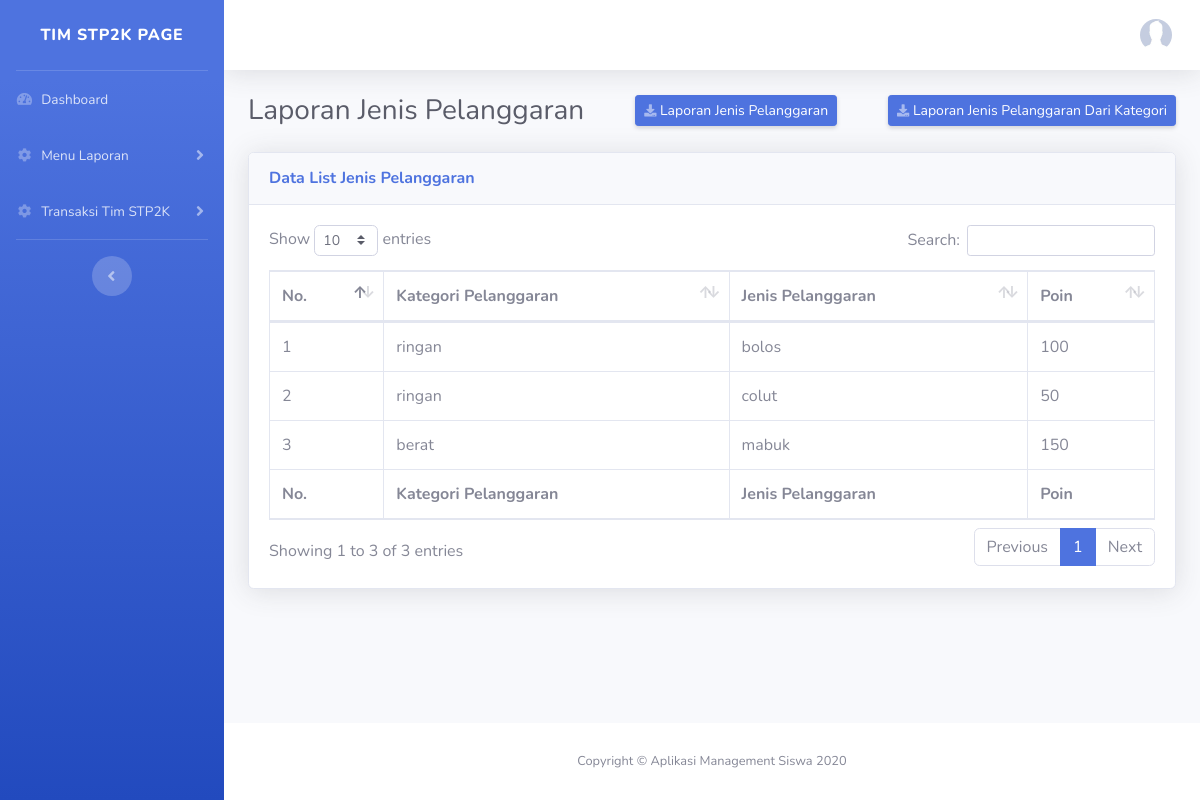
The page /index.php/laporanjenispelanggaran2 on the database its author committed.
### tables this page shows
CREATE TABLE `nipel` (
  `id_jenis_pelanggaran` int(11) NOT NULL,
  `id_kategori_pelanggaran` int(11) DEFAULT NULL,
  `jenis_pelanggaran` varchar(255) DEFAULT NULL,
  `bobot_poin` int(11) DEFAULT NULL
);

CREATE TABLE `ripel` (
  `id_kategori_pelanggaran` int(11) NOT NULL,
  `kategori_pelanggaran` varchar(255) DEFAULT NULL
);

### application/controllers/LaporanJenisPelanggaran2.php (called while the page is built, shortened)
<?php
class LaporanJenisPelanggaran2 extends CI_Controller {
    public function __construct()
    {
        $this->load->library('pdf');
        $this->load->model('NipelModel');
    }
    public function index ()
    {
        $data = $this->NipelModel->getAllData();
        $this->load->view('layout/header', ['data' => $data]);
        $this->load->view('tim_spt2k/side_menu');
        $this->load->view('tim_spt2k/laporan_jenis_pelanggaran');
        $this->load->view('layout/footer');
    }
}

### index.php (called while the page is built, shortened)
<?php
require_once BASEPATH.'core/CodeIgniter.php';

### application/models/NipelModel.php (called while the page is built, shortened)
<?php
class NipelModel extends CI_Model
{
    public function getAllData()
    {
        $this->db->select('nipel.*, ripel.*');
        $this->db->from('nipel');
        $this->db->join('ripel', 'ripel.id_kategori_pelanggaran = nipel.id_kategori_pelanggaran');
        return $this->db->get()->result_array();
    }
}

### application/views/tim_spt2k/laporan_jenis_pelanggaran.php (the view, shortened to what this page needs)
<div class="d-sm-flex align-items-center justify-content-between mb-4">
  <h1 class="h3 mb-0 text-gray-800">Laporan Jenis Pelanggaran</h1>
  <a href="<?= base_url('laporanjenispelanggaran/laporankeseluruhan'); ?>"  class="d-none d-sm-inline-block btn btn-sm btn-primary shadow-sm"><i class="fas fa-download fa-sm text-white-50"></i> Laporan Jenis Pelanggaran</a>
  <a href="#" data-toggle="modal" data-target="#tambahModal" class="d-none d-sm-inline-block btn btn-sm btn-primary shadow-sm"><i class="fas fa-download fa-sm text-white-50"></i> Laporan Jenis Pelanggaran Dari Kategori</a>
</div>
<div class="card shadow mb-4">
  <div class="card-header py-3">
    <h6 class="m-0 font-weight-bold text-primary">Data List Jenis Pelanggaran</h6>
  </div>
  <div class="card-body">
    <div class="table-responsive">
      <table class="table table-bordered" id="dataTable" width="100%" cellspacing="0">
        <thead>
          <tr>
            <th>No.</th>
            <th>Kategori Pelanggaran</th>
            <th>Jenis Pelanggaran</th>
            <th>Poin</th>
          </tr>
        </thead>
        <tfoot>
          <tr>
            <th>No.</th>
            <th>Kategori Pelanggaran</th>
            <th>Jenis Pelanggaran</th>
            <th>Poin</th>
          </tr>
        </tfoot>
        <tbody>
            <?php $i = 1; foreach ($data as $key) : ?>
          <tr>
            <td><?= $i; ?></td>
            <td><?= $key['kategori_pelanggaran'] ?></td>
            <td><?= $key['jenis_pelanggaran'] ?></td>
            <td><?= $key['bobot_poin'] ?></td>
          </tr>
            <?php $i++; endforeach; ?>
        </tbody>
      </table>
    </div>
  </div>
</div>

### rows shown on the page
nipel: id_kategori_pelanggaran.kategori_pelanggaran "ringan", jenis_pelanggaran "bolos", bobot_poin "100"
nipel: id_kategori_pelanggaran.kategori_pelanggaran "ringan", jenis_pelanggaran "colut", bobot_poin "50"
nipel: id_kategori_pelanggaran.kategori_pelanggaran "berat", jenis_pelanggaran "mabuk", bobot_poin "150"
